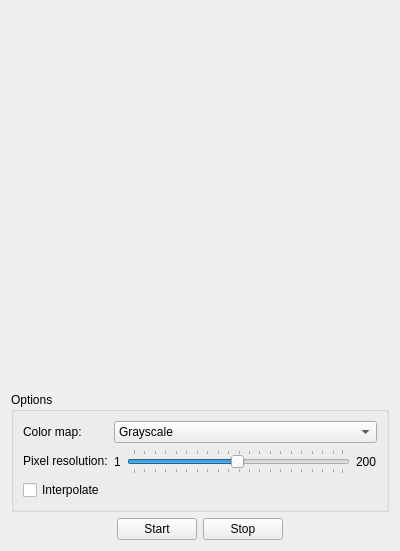
<?xml version="1.0" encoding="UTF-8"?>
<ui version="4.0">
 <class>HeatmapExample</class>
 <widget class="QWidget" name="HeatmapExample">
  <property name="geometry">
   <rect>
    <x>0</x>
    <y>0</y>
    <width>400</width>
    <height>551</height>
   </rect>
  </property>
  <property name="windowTitle">
   <string>Form</string>
  </property>
  <layout class="QVBoxLayout" name="verticalLayout" stretch="1,0,0">
   <item>
    <widget class="QCustomPlot" name="plot" native="true"/>
   </item>
   <item>
    <widget class="QGroupBox" name="groupBox">
     <property name="title">
      <string>Options</string>
     </property>
     <layout class="QVBoxLayout" name="verticalLayout_2">
      <item>
       <layout class="QFormLayout" name="formLayout">
        <item row="0" column="0">
         <widget class="QLabel" name="label_cmap">
          <property name="text">
           <string>Color map:</string>
          </property>
         </widget>
        </item>
        <item row="0" column="1">
         <widget class="QComboBox" name="comboBox_cmap">
          <item>
           <property name="text">
            <string>Grayscale </string>
           </property>
          </item>
          <item>
           <property name="text">
            <string>Hot</string>
           </property>
          </item>
          <item>
           <property name="text">
            <string>Cold</string>
           </property>
          </item>
          <item>
           <property name="text">
            <string>Night</string>
           </property>
          </item>
          <item>
           <property name="text">
            <string>Candy</string>
           </property>
          </item>
          <item>
           <property name="text">
            <string>Geography</string>
           </property>
          </item>
          <item>
           <property name="text">
            <string>Ion</string>
           </property>
          </item>
          <item>
           <property name="text">
            <string>Thermal</string>
           </property>
          </item>
          <item>
           <property name="text">
            <string>Polar</string>
           </property>
          </item>
          <item>
           <property name="text">
            <string>Spectrum</string>
           </property>
          </item>
          <item>
           <property name="text">
            <string>Jet</string>
           </property>
          </item>
          <item>
           <property name="text">
            <string>Hues</string>
           </property>
          </item>
         </widget>
        </item>
        <item row="1" column="0">
         <widget class="QLabel" name="label_pixel">
          <property name="text">
           <string>Pixel resolution:</string>
          </property>
         </widget>
        </item>
        <item row="1" column="1">
         <layout class="QHBoxLayout" name="horizontalLayout" stretch="0,1,0">
          <item>
           <widget class="QLabel" name="label_001">
            <property name="text">
             <string>1</string>
            </property>
           </widget>
          </item>
          <item>
           <widget class="QSlider" name="slider_pixels">
            <property name="minimum">
             <number>1</number>
            </property>
            <property name="maximum">
             <number>200</number>
            </property>
            <property name="value">
             <number>100</number>
            </property>
            <property name="orientation">
             <enum>Qt::Horizontal</enum>
            </property>
            <property name="tickPosition">
             <enum>QSlider::TicksBothSides</enum>
            </property>
            <property name="tickInterval">
             <number>10</number>
            </property>
           </widget>
          </item>
          <item>
           <widget class="QLabel" name="label_200">
            <property name="text">
             <string>200</string>
            </property>
           </widget>
          </item>
         </layout>
        </item>
        <item row="2" column="0">
         <widget class="QCheckBox" name="checkBox_interp">
          <property name="text">
           <string>Interpolate</string>
          </property>
         </widget>
        </item>
       </layout>
      </item>
     </layout>
    </widget>
   </item>
   <item>
    <layout class="QHBoxLayout" name="horizontalLayout_2">
     <item>
      <spacer name="horizontalSpacer">
       <property name="orientation">
        <enum>Qt::Horizontal</enum>
       </property>
       <property name="sizeHint" stdset="0">
        <size>
         <width>40</width>
         <height>20</height>
        </size>
       </property>
      </spacer>
     </item>
     <item>
      <widget class="QPushButton" name="pushButton_start">
       <property name="text">
        <string>Start</string>
       </property>
      </widget>
     </item>
     <item>
      <widget class="QPushButton" name="pushButton_stop">
       <property name="text">
        <string>Stop</string>
       </property>
      </widget>
     </item>
     <item>
      <spacer name="horizontalSpacer_2">
       <property name="orientation">
        <enum>Qt::Horizontal</enum>
       </property>
       <property name="sizeHint" stdset="0">
        <size>
         <width>40</width>
         <height>20</height>
        </size>
       </property>
      </spacer>
     </item>
    </layout>
   </item>
  </layout>
 </widget>
 <customwidgets>
  <customwidget>
   <class>QCustomPlot</class>
   <extends>QWidget</extends>
   <header>qcustomplot.h</header>
   <container>1</container>
  </customwidget>
 </customwidgets>
 <resources/>
 <connections/>
</ui>
